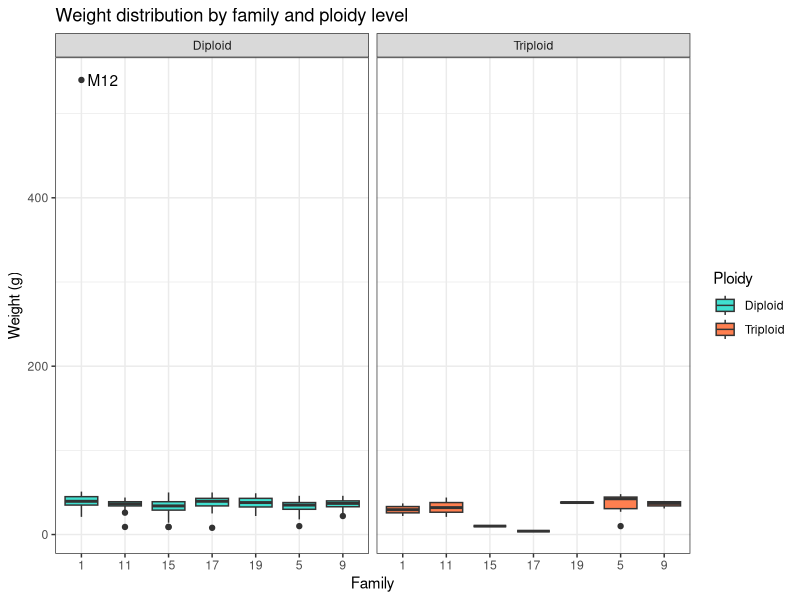

This chart was generated by the following R code: (Note: this script raises an error after producing the figure.)
# ------------------------------------------------------------------------------------------------------------------
# Clase 05 - Script de manipulación avanzada de datos con tidyr y dplyr
# Dr. José Gallardo Matus & Dra. María Angélica Rueda Calderón
# 25 abril 2023
# Diplomado en Análisis de Datos y Modelamiento Predictivo con Aprendizaje Automático para la Acuicultura.
# ------------------------------------------------------------------------------------------------------------------

# Habilita paquetes
library(readxl) # Para importar datos a R

library(dplyr) # Para manipular datos

library(tidyr) # Para manipular datos

library(ggplot2) # Para hacer gráficos

# Importar base de datos
salmon <- read_excel("salmon.xlsx", na = "NA")

# Ordenar la variable Sample de menor a mayor usando arrange
salmon <- salmon%>% 
  arrange(Sample)

# Transformar variables tipo chr a factor
salmon$Sample <- as.factor(salmon$Sample)
salmon$Ploidy <- as.factor(salmon$Ploidy)
salmon$Family <- as.factor(salmon$Family)
salmon$Tank <- as.factor(salmon$Tank)

# Identificar datos atípicos, duplicados o faltantes (NA) con summary
summary(salmon)

# Ver la dimensión de la nueva base de datos con datos faltantes
dim(salmon)

# Omitir/quitar datos faltantes na.omit()
salmon_new <- na.omit(salmon)

# Ver la dimensión de la nueva base de datos sin datos faltantes 
dim(salmon_new)

# Reemplazar datos faltantes por la media, mediana con replace_na()
  
salmon <- salmon%>% mutate(Weight = replace_na(Weight,median(Weight, na.rm = TRUE)),
                           Length = replace_na(Length,median(Length, na.rm = TRUE)))


# Identificar información duplicada en todas las columnas usando duplicated()
dups_all <- salmon %>% filter(duplicated(.))


# Identificar observaciones que están duplicadas para el mismo individuo (Sample) usando duplicated()
dups_id <- salmon %>% filter(duplicated(Sample))

# Unificar observaciones duplicadas usando distinct()
salmon_unified <- salmon %>% distinct(Sample, .keep_all = TRUE)

# Muestra las diez primeras observaciones de la nueva base de datos con head()

head(salmon_unified,10)

# Identificar valores atípicos (outliers)
datos_outliers_bajos <- salmon_unified %>%
  filter(Weight < (quantile(Weight, 0.25) - 1.5*IQR(Weight)) | Length < (quantile(Length, 0.25) - 1.5*IQR(Length))) 

datos_outliers_altos <- salmon_unified %>%
  filter(Weight > (quantile(Weight, 0.75) + 1.5*IQR(Weight)) | Length > (quantile(Length, 0.75) + 1.5*IQR(Length)))

# Unir las observaciones de datos_outliers_bajos y datos_outliers_altos con rbind
datos_outliers <- rbind(datos_outliers_bajos,datos_outliers_altos)

# Generar base de datos sin valores atípicos (outliers)
datos_sin_outliers <- anti_join(salmon_unified, datos_outliers, by = "Sample")

# Modificar dato atípico usando mutate()
salmon_mod <- salmon_unified %>%
  mutate(Weight = ifelse(Sample == "M12", 54, Weight))

# facet_wrap()```**: Permite dividir una gráfica en paneles o subgráficos basados en una o varias variables categóricas.  

ggplot(salmon_unified, aes(x = Family, y = Weight, fill = Ploidy)) + 
  geom_boxplot() +
  scale_fill_manual(values = c("turquoise", "coral")) +
  facet_wrap(~ Ploidy) +
  labs(title = "Weight distribution by family and ploidy level",
       x = "Family",
       y = "Weight (g)") +
  theme_bw() +
  geom_text(data = filter(salmon_unified, Weight > quantile(Weight, 0.75) + 1.5*IQR(Weight)),
            aes(label = Sample), hjust = -0.2, vjust = 0.5)


# grid.arrange(p, q, r, ncol = 3) : se utiliza para combinar varios gráficos de ggplot en una sola figura.

# Hacer tema con características a aplicar en los gráficos 
theme_customizado <-  theme(axis.text.x = element_text(size = 12, face = "bold", hjust = 0.5, vjust = 0.5), 
                            plot.margin = unit(c(1,0.5,1,1), "cm"))

# Hacer gráficos con ggplot2 y mostrarlos en una sola figura con grid.arrange()
p <- ggplot(salmon_unified, aes(x = Weight)) + 
  geom_histogram(fill="coral", bins=30) +
  theme_bw()+
  theme_customizado

q <- ggplot(data = salmon_unified, aes(x = reorder(Family, Weight, FUN = mean), y = Weight))+
  geom_boxplot(fill="darkolivegreen1")+
  labs(x="Families", y="Weight (g)")+ 
  geom_hline(yintercept = mean(salmon_unified$Weight), linetype = "solid", color = "blue")+
  theme_bw()+
  theme_customizado


r <- ggplot(data = salmon_mod, aes(x = reorder(Family, Weight, FUN = mean), y = Weight))+
  geom_boxplot(fill="cyan3")+
  labs(x="Families", y="Weight (g)")+ 
  geom_hline(yintercept = mean(salmon_mod$Weight), linetype = "solid", color = "blue")+
  theme_bw()+
  theme_customizado


grid.arrange(p, q, r, ncol = 3)

# Ejercicio individual
# Use el objeto datos_sin_outliers creado en la clase para:  
# 1) Hacer histograma de Length,
# 2) Hacer boxplot de Length por Family con la recta horizontal que indica el promedio de Lenght 
# 3) Hacer boxplot de Lenght por Family con la recta horizontal que indica el promedio de Lenght y por Tank use facet_wrap(~ Tank)
# 4) Coloque en una sola figura los graficos de los items 1, 2 y 3 usando grid.arrange()





# Respuesta del ejercicio
# Hacer gráficos con ggplot2 y mostrarlos en una sola figura con grid.arrange()
#1). 
s <- ggplot(datos_sin_outliers, aes(x = Length)) + 
  geom_histogram(color="black",fill="cadetblue1", bins=30) +
  theme_bw()+
  theme_customizado

#2).
t <- ggplot(data = datos_sin_outliers, aes(x = reorder(Family, Length, FUN = mean), y = Length))+
  geom_boxplot(fill="deeppink2")+
  labs(x="Families", y="Length (cm)")+ 
  geom_hline(yintercept = mean(datos_sin_outliers$Length), linetype = "solid", color = "blue")+
  theme_bw()+
  theme_customizado

#3).
u <- ggplot(data = datos_sin_outliers, aes(x = reorder(Family, Length, FUN = mean), y = Length))+
  geom_boxplot(fill="aquamarine")+
  labs(x="Families", y="Weight (g)")+ 
  geom_hline(yintercept = mean(datos_sin_outliers$Length), linetype = "solid", color = "blue")+
  theme_bw()+ facet_wrap(~ Tank)
  theme_customizado

#4).
  grid.arrange(s, t, u, ncol = 3)
